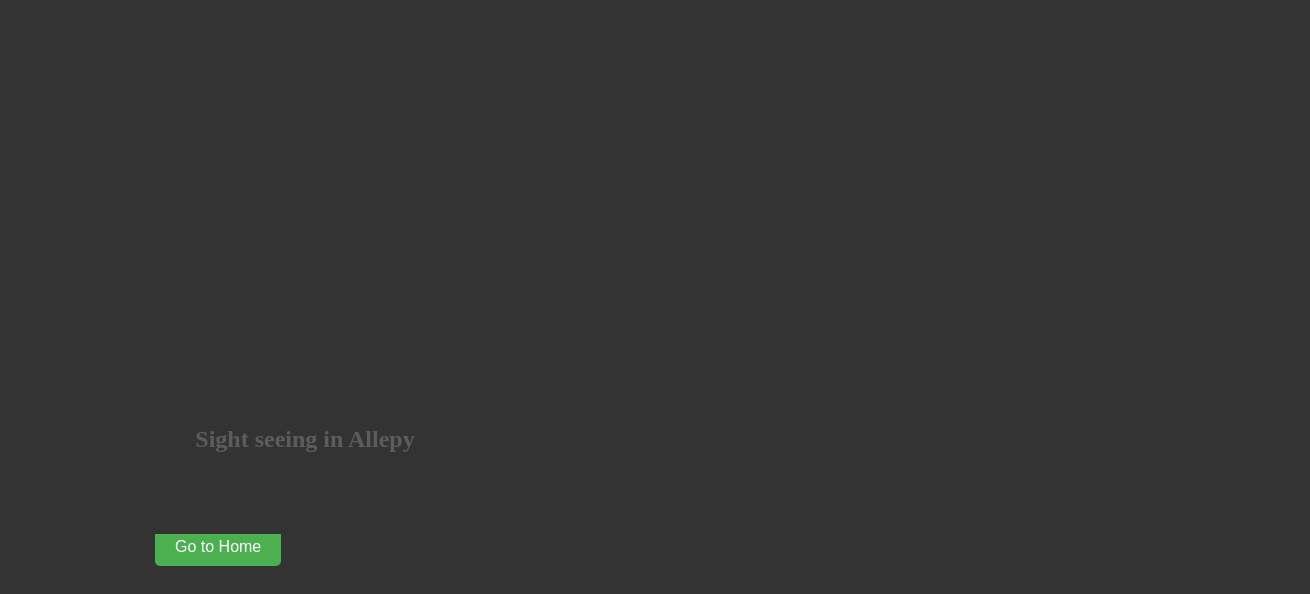
/popup/4/, run on an earlier commit of the app's database.
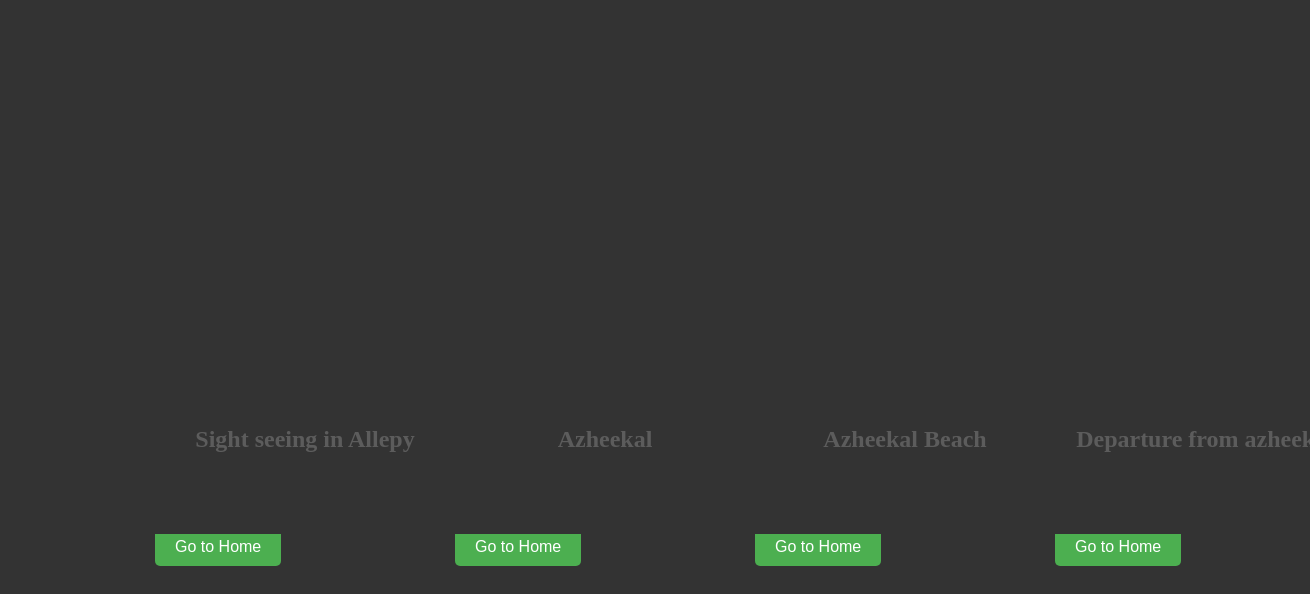
And on a later commit of the database.
### travelapp/models.py (models this page shows, shortened)
class Activities(models.Model):
     days=models.ForeignKey(Day,on_delete=models.CASCADE)
     name=models.CharField(max_length=100)
     description=models.CharField(max_length=200)
     hrs=models.IntegerField()
     place_covered=models.IntegerField()
     image=models.ImageField(upload_to='travelimages/')
     distance = models.IntegerField(null=True, default=None)

### travelapp/views.py (the view)
# urls.py: path('popup/<int:days_id>/', popup_view, name='popup'),
def popup_view(request, days_id):
    activities = Activities.objects.filter(days_id=days_id)
    return render(request, 'popup.html', {'activities': activities, 'days_id': days_id})

### travelapp/templates/popup.html (shortened to what this page needs)
{% load static %}
<!DOCTYPE html>
<html lang="en">
<head>
    <link rel="stylesheet" href="{% static 'css/activity.css' %}" />
</head>
<body>
    <div class="container">
        {% for activity in activities %}
        <div class="card">
            <div class="face face1">
                <div class="content">
                    <h3>{{ activity.name }}</h3>
                </div>
            </div>
            <p>{{ activity.distance }} kms</p>
            <p>{{ activity.description }}</p>
            <form action="{% url 'travelapp:redirect_home' %}" method="post">
                <button type="submit" class="button" onclick="showAlert()">Go to Home</button>
            </form>
        </div>
        {% endfor %}
    </div>
</body>
</html>

What changed in the data, as far as the page shows it:
added Activities: name "Azheekal"
added Activities: name "Azheekal Beach"
added Activities: name "Departure from…"
